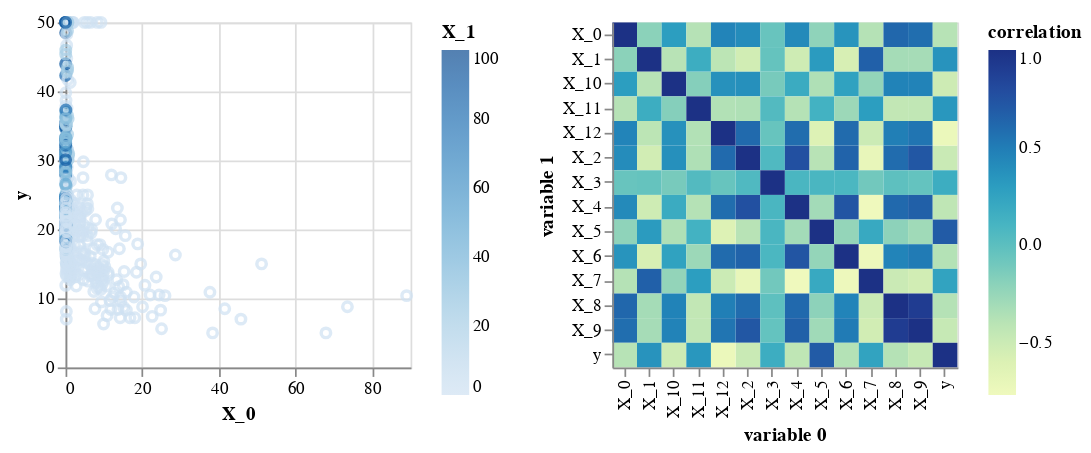

Notebook source saved alongside this figure:
### Code cell
correlations = data.corr().stack().reset_index().rename(columns={0: 'correlation', 'level_0': 'variable 0', 'level_1': 'variable 1'})
# print(correlations.head())
corr_mat = alt.Chart(correlations).mark_rect().encode(
    x='variable 0:N',
    y='variable 1:N',
    color='correlation:Q'
).properties(
    width=200,
    height=200
)

alt.concat(
chart,
corr_mat
).resolve_scale(
    color='independent'
)

### Figure 1 — Vega-Lite specification as saved in the notebook (floating-point values rounded to 4 significant figures; data arrays with more than 128 entries replaced by an {"elided": "..."} marker saying what was removed)
{"config": {"view": {"continuousWidth": 400, "continuousHeight": 300}}, "concat": [{"data": {"name": "data-f638c46a4318641ccbb39484f70bce50"}, "mark": "point", "encoding": {"color": {"type": "quantitative", "field": "X_1"}, "x": {"type": "quantitative", "field": "X_0"}, "y": {"type": "quantitative", "field": "y"}}, "height": 200, "width": 200}, {"data": {"name": "data-77436e45300e3bc3042e5757b3621cf7"}, "mark": "rect", "encoding": {"color": {"type": "quantitative", "field": "correlation"}, "x": {"type": "nominal", "field": "variable 0"}, "y": {"type": "nominal", "field": "variable 1"}}, "height": 200, "width": 200}], "resolve": {"scale": {"color": "independent"}}, "$schema": "https://vega.github.io/schema/vega-lite/v4.8.1.json", "datasets": {"data-f638c46a4318641ccbb39484f70bce50": {"elided": "506 records"}, "data-77436e45300e3bc3042e5757b3621cf7": {"elided": "196 records"}}}
